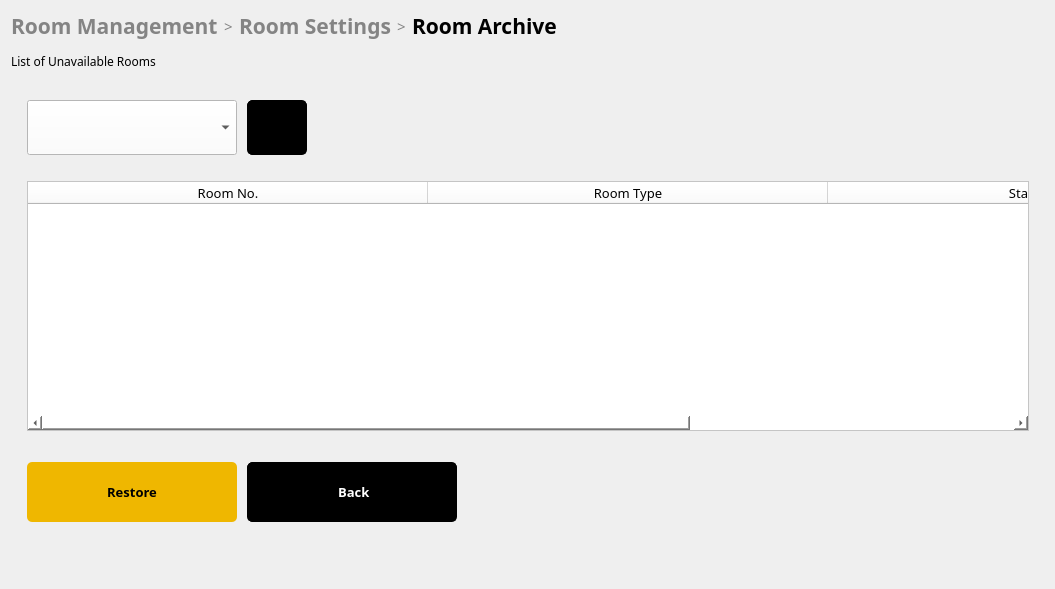
                <widget class="QWidget" name="page_5">
                 <layout class="QGridLayout" name="gridLayout_91">
                  <item row="1" column="0">
                   <widget class="QWidget" name="widget_98" native="true">
                    <layout class="QGridLayout" name="gridLayout_70">
                     <property name="leftMargin">
                      <number>0</number>
                     </property>
                     <property name="topMargin">
                      <number>0</number>
                     </property>
                     <property name="rightMargin">
                      <number>0</number>
                     </property>
                     <property name="bottomMargin">
                      <number>0</number>
                     </property>
                     <item row="0" column="0">
                      <widget class="QWidget" name="widget_100" native="true">
                       <layout class="QGridLayout" name="gridLayout_75">
                        <property name="leftMargin">
                         <number>0</number>
                        </property>
                        <property name="topMargin">
                         <number>0</number>
                        </property>
                        <property name="rightMargin">
                         <number>0</number>
                        </property>
                        <property name="bottomMargin">
                         <number>0</number>
                        </property>
                        <item row="0" column="0">
                         <widget class="QWidget" name="widget_101" native="true">
                          <layout class="QGridLayout" name="gridLayout_72">
                           <property name="leftMargin">
                            <number>5</number>
                           </property>
                           <property name="topMargin">
                            <number>0</number>
                           </property>
                           <property name="rightMargin">
                            <number>15</number>
                           </property>
                           <property name="bottomMargin">
                            <number>0</number>
                           </property>
                           <property name="spacing">
                            <number>5</number>
                           </property>
                           <item row="0" column="0">
                            <widget class="QWidget" name="wdRoomsTable_4" native="true">
                             <layout class="QGridLayout" name="gridLayout_74">
                              <property name="leftMargin">
                               <number>11</number>
                              </property>
                              <property name="rightMargin">
                               <number>0</number>
                              </property>
                              <property name="bottomMargin">
                               <number>0</number>
                              </property>
                              <property name="horizontalSpacing">
                               <number>10</number>
                              </property>
                              <item row="5" column="2">
                               <spacer name="horizontalSpacer_25">
                                <property name="orientation">
                                 <enum>Qt::Horizontal</enum>
                                </property>
                                <property name="sizeHint" stdset="0">
                                 <size>
                                  <width>40</width>
                                  <height>20</height>
                                 </size>
                                </property>
                               </spacer>
                              </item>
                              <item row="0" column="2">
                               <spacer name="horizontalSpacer_43">
                                <property name="orientation">
                                 <enum>Qt::Horizontal</enum>
                                </property>
                                <property name="sizeHint" stdset="0">
                                 <size>
                                  <width>40</width>
                                  <height>20</height>
                                 </size>
                                </property>
                               </spacer>
                              </item>
                              <item row="4" column="0">
                               <spacer name="verticalSpacer_41">
                                <property name="orientation">
                                 <enum>Qt::Vertical</enum>
                                </property>
                                <property name="sizeType">
                                 <enum>QSizePolicy::Fixed</enum>
                                </property>
                                <property name="sizeHint" stdset="0">
                                 <size>
                                  <width>20</width>
                                  <height>25</height>
                                 </size>
                                </property>
                               </spacer>
                              </item>
                              <item row="3" column="0" colspan="5">
                               <widget class="QTableWidget" name="tblRoomArchive">
                                <property name="minimumSize">
                                 <size>
                                  <width>0</width>
                                  <height>250</height>
                                 </size>
                                </property>
                                <property name="font">
                                 <font>
                                  <family>Century Gothic</family>
                                  <pointsize>10</pointsize>
                                 </font>
                                </property>
                                <property name="styleSheet">
                                 <string notr="true">background-color: rgb(255, 255, 255);</string>
                                </property>
                                <property name="frameShape">
                                 <enum>QFrame::StyledPanel</enum>
                                </property>
                                <property name="frameShadow">
                                 <enum>QFrame::Sunken</enum>
                                </property>
                                <property name="lineWidth">
                                 <number>30</number>
                                </property>
                                <property name="midLineWidth">
                                 <number>0</number>
                                </property>
                                <property name="textElideMode">
                                 <enum>Qt::ElideMiddle</enum>
                                </property>
                                <attribute name="horizontalHeaderCascadingSectionResizes">
                                 <bool>false</bool>
                                </attribute>
                                <attribute name="horizontalHeaderDefaultSectionSize">
                                 <number>400</number>
                                </attribute>
                                <attribute name="horizontalHeaderMinimumSectionSize">
                                 <number>400</number>
                                </attribute>
                                <attribute name="horizontalHeaderStretchLastSection">
                                 <bool>true</bool>
                                </attribute>
                                <column>
                                 <property name="text">
                                  <string>Room No.</string>
                                 </property>
                                </column>
                                <column>
                                 <property name="text">
                                  <string>Room Type</string>
                                 </property>
                                </column>
                                <column>
                                 <property name="text">
                                  <string>Status</string>
                                 </property>
                                </column>
                               </widget>
                              </item>
                              <item row="2" column="0">
                               <spacer name="verticalSpacer_31">
                                <property name="orientation">
                                 <enum>Qt::Vertical</enum>
                                </property>
                                <property name="sizeType">
                                 <enum>QSizePolicy::Fixed</enum>
                                </property>
                                <property name="sizeHint" stdset="0">
                                 <size>
                                  <width>20</width>
                                  <height>20</height>
                                 </size>
                                </property>
                               </spacer>
                              </item>
                              <item row="5" column="0">
                               <widget class="QPushButton" name="btnRMrestore">
                                <property name="minimumSize">
                                 <size>
                                  <width>210</width>
                                  <height>60</height>
                                 </size>
                                </property>
                                <property name="maximumSize">
                                 <size>
                                  <width>16777215</width>
                                  <height>16777215</height>
                                 </size>
                                </property>
                                <property name="font">
                                 <font>
                                  <family>Century Gothic</family>
                                  <pointsize>10</pointsize>
                                  <weight>75</weight>
                                  <bold>true</bold>
                                 </font>
                                </property>
                                <property name="styleSheet">
                                 <string notr="true">QPushButton {
	border-radius: 5px;
	color: rgb(0, 0, 0);
	background-color: rgb(239, 183, 0);
}

QPushButton:hover {
	background-color: rgb(255, 200, 0);
}

QPushButton:pressed {
	
	background-color: rgb(212, 163, 0);
}</string>
                                </property>
                                <property name="text">
                                 <string>Restore</string>
                                </property>
                                <property name="icon">
                                 <iconset>
                                  <normaloff>restore.png</normaloff>restore.png</iconset>
                                </property>
                                <property name="iconSize">
                                 <size>
                                  <width>23</width>
                                  <height>23</height>
                                 </size>
                                </property>
                               </widget>
                              </item>
                              <item row="0" column="0">
                               <widget class="QComboBox" name="cboarchive">
                                <property name="minimumSize">
                                 <size>
                                  <width>200</width>
                                  <height>55</height>
                                 </size>
                                </property>
                                <property name="font">
                                 <font>
                                  <family>Century Gothic</family>
                                  <pointsize>10</pointsize>
                                  <weight>50</weight>
                                  <bold>false</bold>
                                 </font>
                                </property>
                                <property name="styleSheet">
                                 <string notr="true">background-color: rgb(255, 255, 255);</string>
                                </property>
                               </widget>
                              </item>
                              <item row="6" column="0">
                               <spacer name="verticalSpacer_19">
                                <property name="orientation">
                                 <enum>Qt::Vertical</enum>
                                </property>
                                <property name="sizeHint" stdset="0">
                                 <size>
                                  <width>20</width>
                                  <height>40</height>
                                 </size>
                                </property>
                               </spacer>
                              </item>
                              <item row="5" column="1">
                               <widget class="QPushButton" name="btnArchBack">
                                <property name="minimumSize">
                                 <size>
                                  <width>210</width>
                                  <height>60</height>
                                 </size>
                                </property>
                                <property name="font">
                                 <font>
                                  <family>Century Gothic</family>
                                  <pointsize>10</pointsize>
                                  <weight>75</weight>
                                  <bold>true</bold>
                                 </font>
                                </property>
                                <property name="styleSheet">
                                 <string notr="true">QPushButton {
	border-radius: 5px;
	border: 1px solid black;
	color: rgb(255, 255, 255);
	background-color: rgb(0, 0, 0);
}

QPushButton:hover {
	
	background-color: rgb(70, 70, 70);
}

QPushButton:pressed {
	color: rgb(106, 106, 106);
	background-color: rgb(0, 0, 0);
}</string>
                                </property>
                                <property name="text">
                                 <string> Back</string>
                                </property>
                                <property name="icon">
                                 <iconset>
                                  <normaloff>back white.png</normaloff>back white.png</iconset>
                                </property>
                                <property name="iconSize">
                                 <size>
                                  <width>18</width>
                                  <height>18</height>
                                 </size>
                                </property>
                               </widget>
                              </item>
                              <item row="0" column="1">
                               <widget class="QPushButton" name="btnSearchRoom_2">
                                <property name="sizePolicy">
                                 <sizepolicy hsizetype="Expanding" vsizetype="Fixed">
                                  <horstretch>0</horstretch>
                                  <verstretch>0</verstretch>
                                 </sizepolicy>
                                </property>
                                <property name="minimumSize">
                                 <size>
                                  <width>60</width>
                                  <height>55</height>
                                 </size>
                                </property>
                                <property name="maximumSize">
                                 <size>
                                  <width>60</width>
                                  <height>60</height>
                                 </size>
                                </property>
                                <property name="font">
                                 <font>
                                  <family>Century Gothic</family>
                                  <pointsize>10</pointsize>
                                  <weight>75</weight>
                                  <bold>true</bold>
                                 </font>
                                </property>
                                <property name="styleSheet">
                                 <string notr="true">QPushButton {
	border-radius: 5px;
	border: 1px solid black;
	color: rgb(255, 255, 255);
	background-color: rgb(0, 0, 0);
}

QPushButton:hover {
	
	background-color: rgb(70, 70, 70);
}

QPushButton:pressed {
	color: rgb(106, 106, 106);
	background-color: rgb(0, 0, 0);
}</string>
                                </property>
                                <property name="text">
                                 <string/>
                                </property>
                                <property name="icon">
                                 <iconset>
                                  <normaloff>search white.png</normaloff>search white.png</iconset>
                                </property>
                                <property name="iconSize">
                                 <size>
                                  <width>27</width>
                                  <height>27</height>
                                 </size>
                                </property>
                               </widget>
                              </item>
                              <item row="7" column="0" colspan="5">
                               <widget class="QWidget" name="widget_102" native="true">
                                <layout class="QHBoxLayout" name="horizontalLayout_34">
                                 <property name="leftMargin">
                                  <number>0</number>
                                 </property>
                                 <property name="topMargin">
                                  <number>10</number>
                                 </property>
                                 <property name="rightMargin">
                                  <number>0</number>
                                 </property>
                                 <property name="bottomMargin">
                                  <number>0</number>
                                 </property>
                                </layout>
                               </widget>
                              </item>
                             </layout>
                            </widget>
                           </item>
                          </layout>
                         </widget>
                        </item>
                       </layout>
                      </widget>
                     </item>
                    </layout>
                   </widget>
                  </item>
                  <item row="0" column="0">
                   <widget class="QWidget" name="widget_23" native="true">
                    <property name="styleSheet">
                     <string notr="true"/>
                    </property>
                    <layout class="QGridLayout" name="gridLayout_54">
                     <property name="leftMargin">
                      <number>0</number>
                     </property>
                     <property name="topMargin">
                      <number>0</number>
                     </property>
                     <property name="rightMargin">
                      <number>15</number>
                     </property>
                     <property name="bottomMargin">
                      <number>15</number>
                     </property>
                     <property name="verticalSpacing">
                      <number>12</number>
                     </property>
                     <item row="0" column="3">
                      <widget class="QLabel" name="label_29">
                       <property name="font">
                        <font>
                         <family>Century Gothic</family>
                         <pointsize>16</pointsize>
                         <weight>75</weight>
                         <bold>true</bold>
                        </font>
                       </property>
                       <property name="styleSheet">
                        <string notr="true">color: rgb(132, 132, 132);</string>
                       </property>
                       <property name="text">
                        <string>Room Settings</string>
                       </property>
                      </widget>
                     </item>
                     <item row="0" column="2">
                      <widget class="QLabel" name="label_35">
                       <property name="font">
                        <font>
                         <family>Century Gothic</family>
                         <pointsize>11</pointsize>
                         <weight>50</weight>
                         <bold>false</bold>
                        </font>
                       </property>
                       <property name="styleSheet">
                        <string notr="true">color: rgb(132, 132, 132);</string>
                       </property>
                       <property name="text">
                        <string>&gt;</string>
                       </property>
                      </widget>
                     </item>
                     <item row="0" column="5">
                      <widget class="QLabel" name="label_78">
                       <property name="font">
                        <font>
                         <family>Century Gothic</family>
                         <pointsize>16</pointsize>
                         <weight>75</weight>
                         <bold>true</bold>
                        </font>
                       </property>
                       <property name="text">
                        <string>Room Archive</string>
                       </property>
                      </widget>
                     </item>
                     <item row="0" column="6">
                      <spacer name="horizontalSpacer_12">
                       <property name="orientation">
                        <enum>Qt::Horizontal</enum>
                       </property>
                       <property name="sizeHint" stdset="0">
                        <size>
                         <width>472</width>
                         <height>20</height>
                        </size>
                       </property>
                      </spacer>
                     </item>
                     <item row="0" column="1">
                      <widget class="QLabel" name="label_77">
                       <property name="font">
                        <font>
                         <family>Century Gothic</family>
                         <pointsize>16</pointsize>
                         <weight>75</weight>
                         <bold>true</bold>
                        </font>
                       </property>
                       <property name="styleSheet">
                        <string notr="true">color: rgb(132, 132, 132);</string>
                       </property>
                       <property name="text">
                        <string>Room Management</string>
                       </property>
                      </widget>
                     </item>
                     <item row="0" column="4">
                      <widget class="QLabel" name="label_84">
                       <property name="font">
                        <font>
                         <family>Century Gothic</family>
                         <pointsize>11</pointsize>
                        </font>
                       </property>
                       <property name="styleSheet">
                        <string notr="true">color: rgb(132, 132, 132);</string>
                       </property>
                       <property name="text">
                        <string>&gt;</string>
                       </property>
                      </widget>
                     </item>
                     <item row="1" column="1">
                      <widget class="QLabel" name="label_61">
                       <property name="font">
                        <font>
                         <family>Century Gothic</family>
                         <pointsize>9</pointsize>
                        </font>
                       </property>
                       <property name="text">
                        <string>List of Unavailable Rooms</string>
                       </property>
                      </widget>
                     </item>
                    </layout>
                   </widget>
                  </item>
                 </layout>
                </widget>
